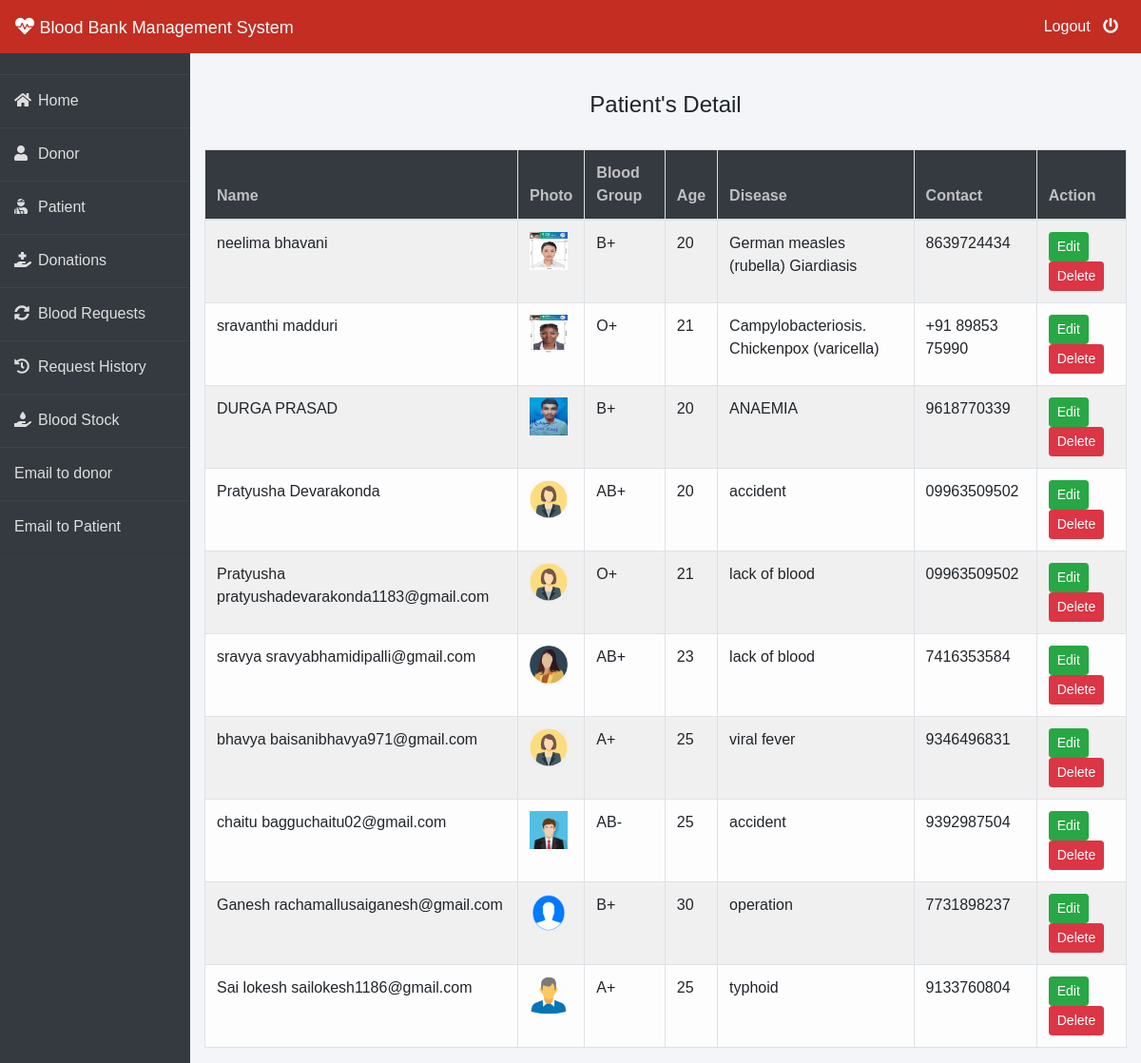
/admin-patient (signed in), run on the app's committed database.
### patient/models.py (models this page shows, shortened)
class Patient(models.Model):
    user=models.OneToOneField(User,on_delete=models.CASCADE)
    profile_pic= models.ImageField(upload_to='profile_pic/Patient/',null=True,blank=True)
    age=models.PositiveIntegerField()
    bloodgroup=models.CharField(max_length=10)
    disease=models.CharField(max_length=100)
    doctorname=models.CharField(max_length=50)
    address = models.CharField(max_length=40)
    mobile = models.CharField(max_length=20,null=False)
    @property
    def get_name(self):
        return self.user.first_name+" "+self.user.last_name

### blood/views.py (the view)
# urls.py: path('admin-patient', views.admin_patient_view,name='admin-patient'),
@login_required(login_url='adminlogin')
def admin_patient_view(request):
    patients=pmodels.Patient.objects.all()
    return render(request,'blood/admin_patient.html',{'patients':patients})

### templates/blood/admin_patient.html
{% extends 'blood/adminbase.html' %}
{% block content %}
{% load widget_tweaks %}
{%load static%}
<br><br>
<div class="container">
    <H4 class="text-center">Patient's Detail</H4><br>
    <table class="table table-light table-hover table-bordered table-striped">
        <thead class="bg-dark">
            <tr>
                <th scope="col" style="color: rgb(192, 192, 192);">Name</th>
                <th scope="col" style="color: rgb(192, 192, 192);">Photo</th>
                <th scope="col" style="color: rgb(192, 192, 192);">Blood Group</th>
                <th scope="col" style="color: rgb(192, 192, 192);">Age</th>
                <th scope="col" style="color: rgb(192, 192, 192);">Disease</th>
                <th scope="col" style="color: rgb(192, 192, 192);">Contact</th>
                <th style="color: rgb(192, 192, 192);">Action</th>
            </tr>
        </thead>
        <tbody>
            {% for t in patients %}
            <tr>
                <td> {{t.get_name}}</td>
                <td> <img src="{% static t.profile_pic.url %}" alt="Profile Pic" height="40px" width="40px" /></td>
                <td>{{t.bloodgroup}}</td>
                <td>{{t.age}}</td>
                <td>{{t.disease}}</td>
                <td>{{t.mobile}}</td>
                <td>
                    <button class="btn btn-success btn-sm"><a  style="text-decoration: none;color: white;" href="{% url 'update-patient' t.id  %}">Edit</a> </button>
                    <button class="btn btn-danger btn-sm"><a  style="text-decoration: none;color: white;" href="{% url 'delete-patient' t.id  %}">Delete</a> </button>
                </td>
            </tr>
            {% endfor %}
        </tbody>
    </table>
</div>
{% endblock content %}

### templates/blood/adminbase.html (shortened to what this page needs)
<!DOCTYPE html>
<html lang="en">
<head>
    <link rel="stylesheet" href="https://maxcdn.bootstrapcdn.com/bootstrap/4.0.0/css/bootstrap.min.css">
    <link rel="stylesheet" href="https://cdnjs.cloudflare.com/ajax/libs/font-awesome/5.14.0/css/all.css">
</head>
<body>
    <nav class="navbar navbar-expand-lg navbar-light fixed-top bg-danger">
        <a style="color:white;" class="navbar-brand" href="/"><i class="fa fa-heartbeat"></i>&nbsp;<font face = "Comic sans MS" size ="4">Blood Bank Management System</font></a>
        <div class="navbar-collapse collapse w-100 order-3 dual-collapse2">
            <ul class="navbar-nav ml-auto">
                <li class="nav-item">
                    <a class="nav-link" style="color: white;" href="/logout">Logout &nbsp; <i class="fas fa-power-off"></i></a>
                </li>
            </ul>
        </div>
      </nav>
<br><br>
<div class="wrapper">
    <div class="sidebar">
        <ul>
            <li><a style="text-decoration:none;" href="/"><i class="fas fa-home"></i>Home</a></li>
            <li><a style="text-decoration:none;" href="/admin-donor"><i class="fas fa-user"></i>Donor</a></li>
            <li><a style="text-decoration:none;" href="/admin-patient"><i class="fas fa-user-injured"></i>Patient</a></li>
            <li><a style="text-decoration:none;" href="/admin-donation"><i class="fas fa-hand-holding-medical"></i>Donations</a></li>
            <li><a style="text-decoration:none;" href="/admin-request"><i class="fas fa-sync-alt"></i>Blood Requests</a></li>
            <li><a style="text-decoration:none;" href="/admin-request-history"><i class="fas fa-history"></i>Request History</a></li>
            <li><a style="text-decoration:none;" href="/admin-blood"><i class="fas fa-hand-holding-water"></i>Blood Stock</a></li>
            <li><a  href="{% url 'send_email_and_message' %}">Email to donor</a></li>
            <li><a  href="{% url 'send_email_and_message' %}">Email to Patient</a></li>
        </ul>
    </div>
    <div class="main_content">
{% block content %}
{% endblock content %}
    </div>
</div>
</body>
</html>

### templates/blood/adminbase.html (style rules this page uses)
* { margin: 0; padding: 0; box-sizing: border-box; list-style: none; text-decoration: none; font-family: 'Josefin Sans', sans-serif; }
body { background-color: #f3f5f9; }
.bg-danger { background-color: #c32d22!important; }
.wrapper { display: flex; position: relative; }
.wrapper .sidebar { width: 200px; height: 100%; background: #343a40; padding: 30px 0px; position: fixed; }
.wrapper .sidebar ul li { padding: 15px; border-bottom: 1px solid #dedede; border-bottom: 1px solid rgba(0,0,0,0.05); border-top: 1px solid rgba(255,255,255,0.05); }
.wrapper .sidebar ul li a { color: #dedede; display: block; }
.wrapper .sidebar ul li a .fas { width: 25px; }
.wrapper .main_content { width: 100%; margin-left: 200px; }

### data on the page
Patient: get_name "neelima bhavani", profile_pic (picture), bloodgroup "B+", age "20", disease "German measles (rubella) Giardiasis", mobile "8639724434"
Patient: get_name "sravanthi madduri", profile_pic (picture), bloodgroup "O+", age "21", disease "Campylobacteriosis. Chickenpox (varicella)", mobile "+91 89853 75990"
Patient: get_name "DURGA PRASAD", profile_pic (picture), bloodgroup "B+", age "20", disease "ANAEMIA", mobile "9618770339"
Patient: get_name "Pratyusha Devarakonda", profile_pic (picture), bloodgroup "AB+", age "20", disease "accident", mobile "09963509502"
Patient: get_name "Pratyusha pratyushadevarakonda1183@gmail.com", profile_pic (picture), bloodgroup "O+", age "21", disease "lack of blood", mobile "09963509502"
Patient: get_name "sravya sravyabhamidipalli@gmail.com", profile_pic (picture), bloodgroup "AB+", age "23", disease "lack of blood", mobile "7416353584"
Patient: get_name "bhavya baisanibhavya971@gmail.com", profile_pic (picture), bloodgroup "A+", age "25", disease "viral fever", mobile "9346496831"
Patient: get_name "chaitu bagguchaitu02@gmail.com", profile_pic (picture), bloodgroup "AB-", age "25", disease "accident", mobile "9392987504"
Patient: get_name "Ganesh rachamallusaiganesh@gmail.com", profile_pic (picture), bloodgroup "B+", age "30", disease "operation", mobile "7731898237"
Patient: get_name "Sai lokesh sailokesh1186@gmail.com", profile_pic (picture), bloodgroup "A+", age "25", disease "typhoid", mobile "9133760804"
